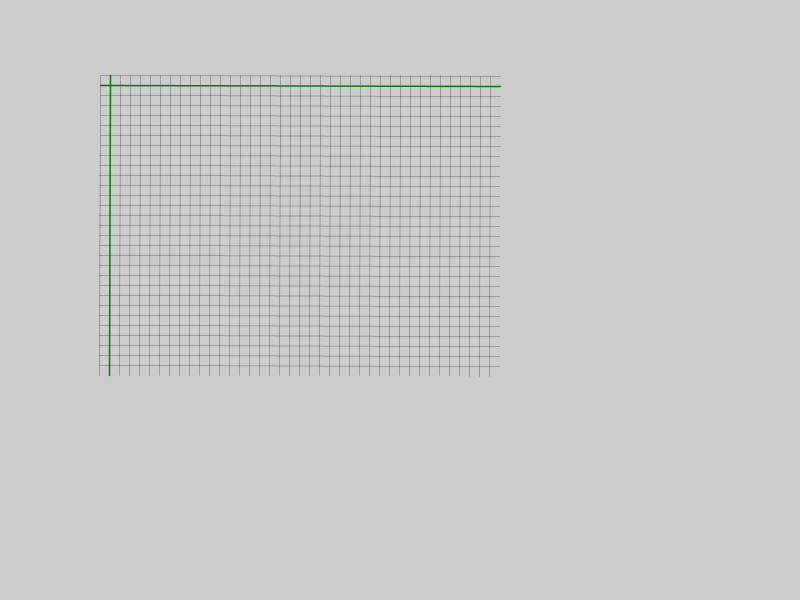
Frame 1 (no input)
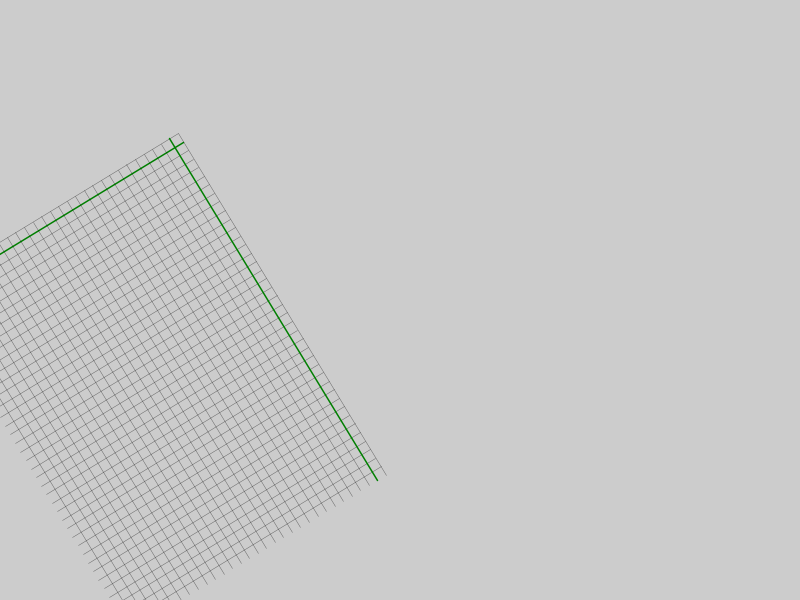
Frame 60 (the mouse pressed at the canvas centre just before this capture)
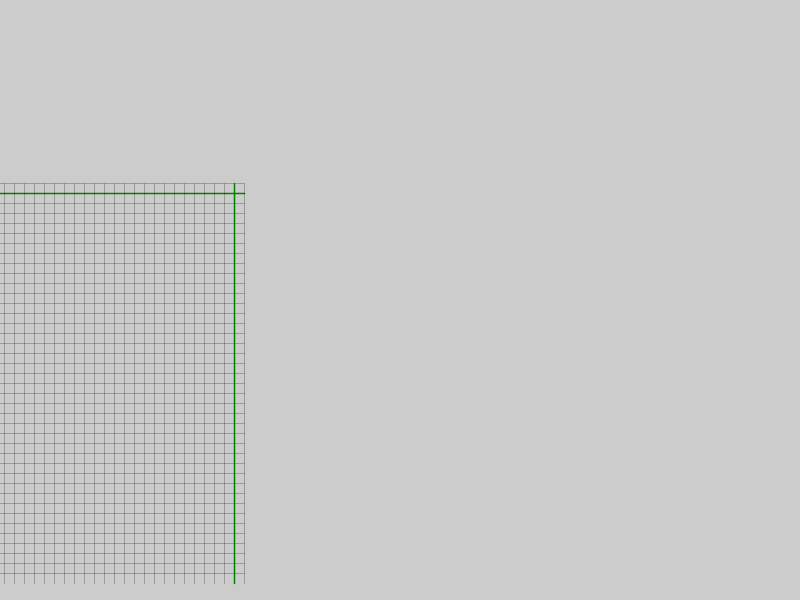
Frame 120 (the mouse held since frame 60 and released just before this capture)

The Processing sketch that drew these frames (run headless with seeded random() and noise(); from frame 60 on, the mouse is pressed at the canvas centre):

// Processing sketch: s03_pushPopMatrices
// ── s03_pushPopMatrices.pde
int currentTime;
int previousTime;
int deltaTime;

Grid grid;

void setup () {
  size (800, 600);
  currentTime = millis();
  previousTime = millis();
  
  grid = new Grid();  
  grid.lineColor = color(0, 0, 0, 127);
  grid.setXY (width/8, height/8);
  grid.setXYTo (width / 2, height/2);
  
  grid.scale = 0.5;
  grid.angleTo = HALF_PI;
  grid.setAnimation(true);
  grid.setAngleTimeToGoal(2.0);
  grid.setXYAnimationTime(5.0);
}

void draw () {
  currentTime = millis();
  deltaTime = currentTime - previousTime;
  previousTime = currentTime;
  
  update(deltaTime);
  display();
  
}

/***
  The calculations should go here
*/
void update(int delta) {
  grid.update(delta);
}

/***
  The rendering should go here
*/
void display () {
  background(204);
  grid.display();
}

// ── AnimatedValue.pde
class AnimatedValue {
    float currentValue;
    float valueFrom;
    float valueTo;

    float animationTime;
    boolean animate = false;
    boolean animationDone = false;
    float animationSpeed;

    float epsilon = 0.01;
    float roundingMultiplier = 100;
    
    void AnimatedValue(float value) {
      setValue(value);
    }
    
    void setValue(float value) {
      currentValue = value;
      valueFrom = value;
    }

    void setGoal (float to) {
        valueTo = to;
    }

    void setStart (float from) {
        valueFrom = from;
    }

    void setEpsilon (float epsilon) {
        this.epsilon = epsilon;
        roundingMultiplier = pow(10, -log(epsilon));
    }

    void setAnimationTime(float time){
        animationTime = time;

        if (animationTime >= 0.0) {
            float valueDelta = valueTo - valueFrom;
            animationSpeed = valueDelta / animationTime;
        }
    }

    float update (float deltaTime) {
        if (animate && !animationDone) {
            float delta = valueTo - currentValue;

            // FIXME : Doit atteindre l'objectif et non la dépasser
            
            float error = abs(round(delta * roundingMultiplier) / roundingMultiplier);
            println(delta);
            if (error >= epsilon) {
              currentValue += animationSpeed * (deltaTime / 1000.0);
            } else {
              currentValue = valueTo; //<>//
              animationDone = true;
            }
        }
        
        return currentValue;
    }

}

// ── GraphicObject.pde
abstract class GraphicObject {
  PVector location;
  PVector velocity;
  PVector acceleration;
  
  color fillColor = color (255);
  color strokeColor = color (255);
  float strokeWeight = 1;
  
  abstract void update(float deltaTime);
  
  abstract void display();
  
}

// ── Grid.pde
class Grid extends GraphicObject {
  float xSpacing;
  float ySpacing;
  color lineColor;
  
  int xAxis;
  int yAxis;
  boolean drawAxis;
  
  float scale = 1.0;
  
  boolean angleAnimation = false;
  float angle = 0.0;
  float angleTo = 0.0;
  float angleTimeToGoal = 0.0;

  boolean angleAnimationDone = false;
  float angleSpeed = 0.0;
  
  AnimatedValue x;
  AnimatedValue y;
 
  Grid () {
    initDefault();    
  }
  
  void initDefault() {
    xSpacing = 20;
    ySpacing = 20;
    
    xAxis = 1;
    yAxis = 1;
    
    lineColor = 50;
    
    drawAxis = true;
    
    location = new PVector();
    x = new AnimatedValue();
    y = new AnimatedValue();
  }
  
  void setAnimation (boolean enable) {
    angleAnimation = enable;
    x.animate = enable;
    y.animate = enable;
  }
  
  void setXY (float x, float y) {
    this.x.setValue(x);
    this.y.setValue(y);
    location.x = x;
    location.y = y;
  }
  
  void setXYTo (float x, float y) {
    this.x.setGoal(x);
    this.y.setGoal(y);
  }
  
  void setXYAnimationTime(float time) {
    x.setAnimationTime(time);
    y.setAnimationTime(time);
  }
  
  // Temps requis pour atteindre l'angle final
  void setAngleTimeToGoal(float time) {
    angleTimeToGoal = time;
    
    float angleDelta = (angleTo - angle);
 //<>//
    if (angleTimeToGoal >= 0) {
      // Calculer la vitesse angulaire en seconde
      angleSpeed = angleDelta / angleTimeToGoal;

    }
  }
  
  void setLineColor(color c) {
    lineColor = c;
  }
  
  void setDrawAxis(boolean enable) {
    drawAxis = enable;
  }
  
  void updatePosition(float dt){
    location.x = x.update(dt);
    location.y = y.update(dt);
  }
  
  void updateAngle(float dt) {
    if (angleAnimation && !angleAnimationDone) {
      float dAngle = angle - angleTo;
      
      float temp = abs(round(dAngle * 100)/100.0);
      
      if (temp >= PI/180.0) {
        // Vitesse * la fraction de seconde
        angle += angleSpeed * (deltaTime / 1000.0);
        
        // Si on fait le tour, on enlève 2pi;
        if (angle >= TWO_PI) {
          angle -= TWO_PI;
        }
      } else {
        // Mettre angle à l'angle final
        angle = angleTo;
        angleAnimationDone = true;
      }
    }
  }
  
  void update(float deltaTime) {
    updatePosition(deltaTime);
    updateAngle(deltaTime);
  }
  
  void display() {
    int iCount = 0;
    int jCount = 0;
    
    pushMatrix();
    translate(location.x, location.y);
    rotate(angle);
    scale(scale);
    
    for (int i = 0; i < width; i+= xSpacing) {
      stroke(lineColor);
      
      if (iCount == xAxis) {
        if (drawAxis) {
          strokeWeight(3);
          stroke(color (0, 127, 0));
        }
      } else {
        strokeWeight(1);
      }
      
      line (i, 0, i, height);
      iCount++;
    }
    
    for (int j = 0; j < height; j+= ySpacing) {
      stroke(lineColor);
      
      if (jCount == yAxis) {
        if (drawAxis) {
          strokeWeight(3);
          stroke(color (0, 127, 0));
        }
      } else {
        strokeWeight(1);
      }
      
      line (0, j, width, j);
      jCount++;
    }
    
    popMatrix();
  }
  
}

// ── Line.pde
class Line extends GraphicObject {
  PVector start;
  PVector end;
  
  PVector normalEnd;
  PVector normalBegin;
  
  Line () {
    start = new PVector();
    end = new PVector();
    normalEnd = new PVector();
    normalBegin = new PVector();
  }
  
  void update(float deltaTime) {
  }
  
  void display() {
    pushMatrix();
    stroke (strokeColor);
    strokeWeight (strokeWeight);
    
    line (start.x, start.y, end.x, end.y);
    
    //ellipse (normalEnd.x + normalBegin.x, normalEnd.y + normalBegin.y, 25, 25);
    popMatrix();
  }
  
  void setStart (float x, float y) {
    start.x = x;
    start.y = y;
    
    updateNormal();
  }
  
  void setEnd (float x, float y) {
    end.x = x;
    end.y = y;
    
    updateNormal();
  }
  
  void updateNormal() {
    // Normal est au-dessus si start est à gauche et end à droite
    normalEnd.x = (end.y - start.y);
    normalEnd.y = start.x - end.x;
    
    normalEnd.normalize();
    
    normalBegin.x = (start.x + end.x) / 2;
    normalBegin.y = (start.y + end.y) / 2;
  }
  
  PVector getNormalEnd() {
    return normalEnd;
  }
  
  PVector getNormalBegin() {
    return normalBegin;
  }
  
  
}
// ── Quote.pde
class Quote {
  PVector start;
  PVector end;
  PVector offset;
  
  String text;
  
  Quote () {
    start = new PVector();
    end = new PVector();
    offset = new PVector();
    
    text = "";
  }
  
  void update(float deltaTime) {
  }
  
  void display() {
    pushMatrix();
    translate (offset.x, offset.y);
    
    strokeWeight (1);
    stroke (127);
    
    line (start.x, -5, start.x, 5);
    line (start.x, 0, end.x, 0);
    line (end.x, -5, end.x, 5);
    
    text = Float.toString(end.x - start.x);
    
    text (text, -end.y  - textWidth(text)/2, start.x * .5);
    
    popMatrix();
  }
  
  void setOffset (float x, float y) {
    offset.x = x;
    offset.y = y;
  }
  
  void setStart (float x, float y) {
    start.x = x;
    start.y = y;
  }
  
  void setEnd (float x, float y) {
    end.x = x;
    end.y = y;
  }
  
}
// ── geoEllipse.pde
class GeoEllipse extends GraphicObject {
  
  float xDiametre;
  float yDiametre;
  
  Quote quoteX;
  
  String strLoc = "";
  String strVel = "";
  
  ArrayList<Line> limits;
  
  GeoEllipse () {
    initDefault();
  }
  
  void initDefault() {
    location = new PVector(width / 2, height / 2);
    velocity = new PVector();
    acceleration = new PVector();
    
    
    quoteX = new Quote();

    setSize (50, 50);
  }
  
  void update(float deltaTime) {
    velocity.add(acceleration);
    location.add(velocity);
    
    acceleration.mult (0);
    
    checkLimits();

  }
  
  void display() {
    pushMatrix();
    translate (location.x, location.y);
    
    fill (fillColor);
    stroke (strokeColor);
    strokeWeight (strokeWeight);
    ellipse(0, 0, xDiametre, yDiametre);
    
    displayQuotes();
    
    popMatrix();
  }
  
  void displayQuotes() {
    quoteX.display();
    
    strLoc = "centre = (" + Float.toString(location.x) + ", " + Float.toString(location.y) + ")";
    strVel = "velocity = (" + Float.toString(velocity.x) + ", " + Float.toString(velocity.y) + ")";
    
    text (strLoc + "\r\n" + strVel, xDiametre / 2, yDiametre / 2);
    
  }
  
  void setSize (float w, float h) {
    xDiametre = w;
    yDiametre = h;
    
    quoteX.setOffset(0, -yDiametre * 2/ 3);
    quoteX.setStart(-xDiametre / 2, 0);
    quoteX.setEnd(xDiametre / 2, 0);
  }
  
  void addLimits(Line limit) {
    if (limits == null) {
      limits = new ArrayList<Line>();
    }
    
    limits.add (limit);
  }
  
  void checkLimits() {
    if (limits == null) {
      return;
    }
    
    for (Line l : limits) {
      float dX = ((l.getNormalEnd().x + l.getNormalBegin().x) - (location.x + velocity.x));
      float dY = ((l.getNormalEnd().y + l.getNormalBegin().y) - (location.y + velocity.y));
      float dX2 = (l.getNormalBegin().x - (location.x));
      float dY2 = (l.getNormalBegin().y - (location.y));
      
      float distA = dX * dX + dY * dY;
      float distB = dX2 * dX2 + dY2 * dY2;
      
      if (distA < distB) {
        
        if (location.x - xDiametre / 2 < l.start.x) {
          velocity.sub(PVector.mult(l.getNormalEnd(), 2 * PVector.dot(velocity,l.getNormalEnd())));
        }
      }
      
    }
  }
}
